Frame 1 (no input): blank canvas, image omitted
Frame 60 (the mouse pressed at the canvas centre just before this capture): blank canvas, image omitted
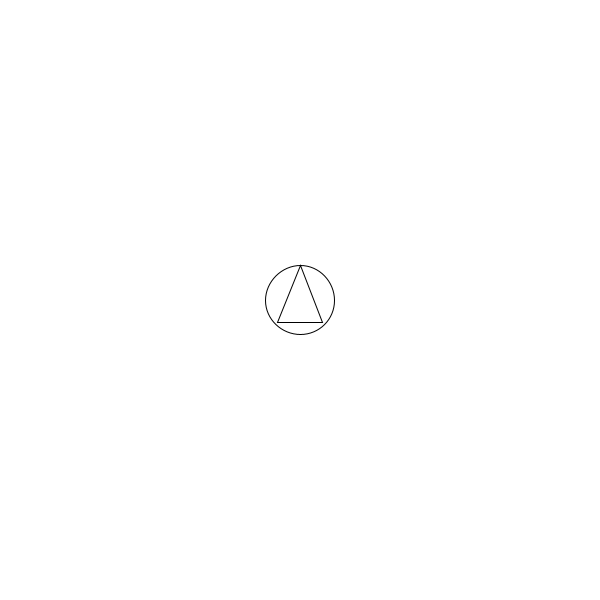
Frame 120 (the mouse held since frame 60 and released just before this capture)

The Processing sketch whose frames 1 and 60 were blank and that drew this single picture after the mouse press (run headless with seeded random() and noise(); from frame 60 on, the mouse is pressed at the canvas centre):

// Processing sketch: Q5
// ── Q5.pde
ArrayList <Shape> shapes = new ArrayList<Shape>(); 

void setup(){
  size(600, 600); 
}

void draw(){
  background(255); 

  for(int i = 0; i<shapes.size(); i++){
    Shape s =   shapes.get(i); 
    s.display(); 
  }
}

void mousePressed(){
  shapes.add(new Shape(mouseX, mouseY,random(10,100))); 
}

// ── Shape.pde
class Shape{
  float x, y; 
  float size; 
  
  Shape(float _x, float _y, float _size){
    x = _x; 
    y = _y; 
    size = _size;
    
  }
  
  void display(){
     
    ellipse(x, y, size, size);  
    triangle(x, y-size/2, x+size/3, y+size/3, x-size/3, y+size/3); 
  }
}
